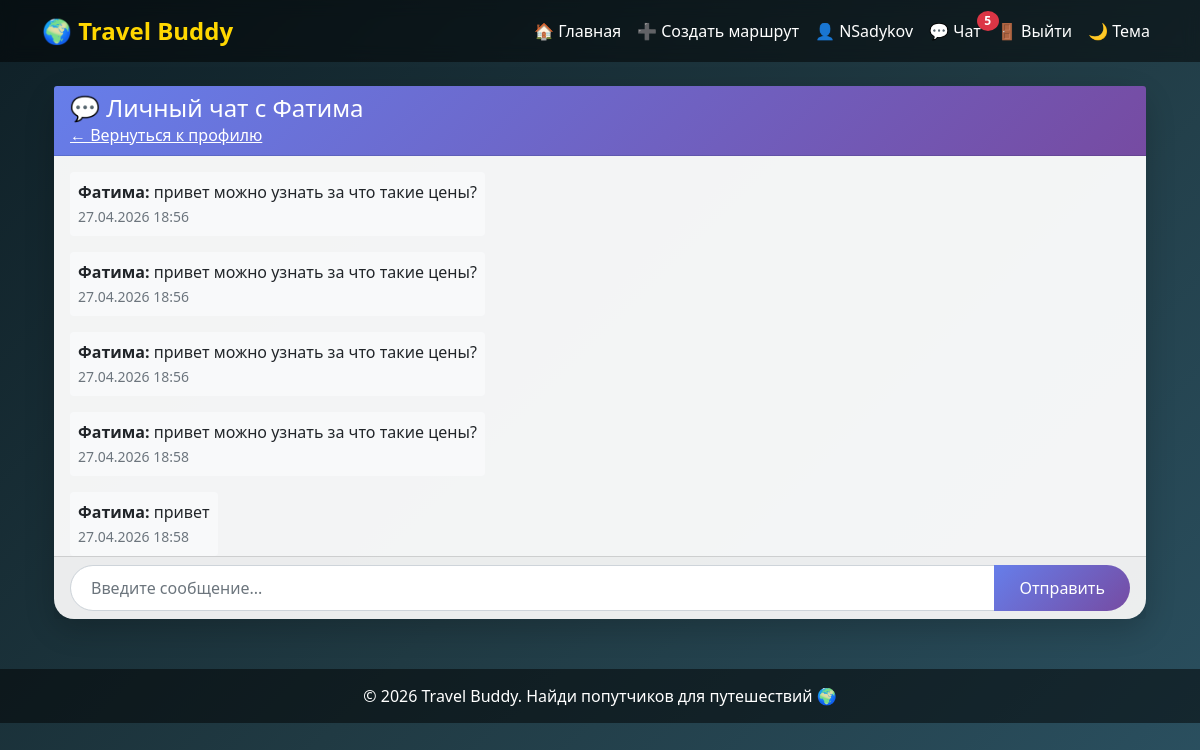
/chat/private/1/ (signed in), run on the app's committed database.
### users/models.py (models this page shows, shortened)
class User(AbstractUser):
    avatar = models.ImageField(upload_to='avatars/', blank=True, null=True)
    bio = models.TextField(blank=True)
    interests = models.TextField(blank=True)
    rating = models.DecimalField(max_digits=3, decimal_places=2, default=0.00)
    is_active = models.BooleanField(default=True)
    is_admin = models.BooleanField(default=False)
    class Meta:
        verbose_name = 'Пользователь'
        verbose_name_plural = 'Пользователи'

### chat/models.py (models this page shows)
class PrivateMessage(models.Model):
    sender = models.ForeignKey(User, on_delete=models.CASCADE, related_name='sent_private_messages', verbose_name='Отправитель')
    receiver = models.ForeignKey(User, on_delete=models.CASCADE, related_name='received_private_messages', verbose_name='Получатель')
    text = models.TextField(verbose_name='Текст сообщения')
    is_read = models.BooleanField(default=False, verbose_name='Прочитано')
    created_at = models.DateTimeField(auto_now_add=True, verbose_name='Дата отправки')
    class Meta:
        ordering = ['created_at']
        verbose_name = 'Личное сообщение'
        verbose_name_plural = 'Личные сообщения'
    def __str__(self):
        return f'От {self.sender.username} к {self.receiver.username}: {self.text[:50]}'

### chat/views.py (the view, shortened to what this page needs)
# urls.py: path('private/<int:user_id>/', views.private_chat, name='private_chat'),
@login_required
def private_chat(request, user_id):
    from users.models import User
    receiver = get_object_or_404(User, id=user_id)
    if request.user == receiver:
        messages.warning(request, 'Нельзя написать самому себе')
        return redirect('profile', user_id=user_id)
    messages_list = PrivateMessage.objects.filter(
        (models.Q(sender=request.user, receiver=receiver) |
         models.Q(sender=receiver, receiver=request.user))
    ).order_by('created_at')
    messages_list.filter(receiver=request.user, is_read=False).update(is_read=True)
    return render(request, 'chat/private_chat.html', {
        'receiver': receiver,
        'messages': messages_list
    })

### chat/templates/chat/private_chat.html (shortened to what this page needs)
{% extends 'base.html' %}
{% block content %}
<div class="container mt-4">
    <div class="card">
        <div class="card-header bg-primary text-white">
            <h4 class="mb-0">💬 Личный чат с {{ receiver.username }}</h4>
            <a href="{% url 'profile' receiver.id %}" class="text-white">← Вернуться к профилю</a>
        </div>
        <div class="card-body" style="height: 400px; overflow-y: scroll;">
            {% for msg in messages %}
                <div class="mb-3 {% if msg.sender == user %}text-end{% endif %}">
                    <div class="d-inline-block p-2 rounded {% if msg.sender == user %}bg-primary text-white{% else %}bg-light{% endif %}" style="max-width: 70%;">
                        <strong>{{ msg.sender.username }}:</strong> {{ msg.text }}
                        <br><small class="{% if msg.sender == user %}text-white-50{% else %}text-muted{% endif %}">{{ msg.created_at|date:"d.m.Y H:i" }}</small>
                    </div>
                </div>
            {% empty %}
                <p class="text-center text-muted">Нет сообщений. Напишите первое!</p>
            {% endfor %}
        </div>
        <div class="card-footer">
            <form method="post">
                <div class="input-group">
                    <input type="text" name="text" class="form-control" placeholder="Введите сообщение..." required>
                    <button type="submit" class="btn btn-primary">Отправить</button>
                </div>
            </form>
        </div>
    </div>
</div>
{% endblock %}

### templates/base.html (shortened to what this page needs)
<!DOCTYPE html>
<html lang="ru">
<head>
    <link href="https://cdn.jsdelivr.net/npm/bootstrap@5.1.3/dist/css/bootstrap.min.css" rel="stylesheet">
</head>
<body>
    <nav class="navbar navbar-expand-lg navbar-dark">
        <div class="container">
            <a class="navbar-brand" href="{% url 'home' %}">🌍 Travel Buddy</a>
            <div class="collapse navbar-collapse" id="navbarNav">
                <ul class="navbar-nav ms-auto">
                    <li class="nav-item"><a class="nav-link" href="{% url 'home' %}">🏠 Главная</a></li>
                    {% if user.is_authenticated %}
                        <li class="nav-item"><a class="nav-link" href="{% url 'route_create' %}">➕ Создать маршрут</a></li>
                        <li class="nav-item"><a class="nav-link" href="{% url 'profile' user.id %}">👤 {{ user.username }}</a></li>
                        <li class="nav-item">
                            <a class="nav-link" href="{% url 'chat_list' %}" style="position: relative;">
                                💬 Чат
                                <span id="unreadCount" class="badge bg-danger" style="border-radius: 50%; display: none; position: absolute; top: 0; right: -10px;">0</span>
                            </a>
                        </li>
                        <li class="nav-item">
                            <form action="{% url 'logout' %}" method="post" style="display: inline;">
                                <button type="submit" class="nav-link btn btn-link" style="background: none; border: none; color: white; text-decoration: none; cursor: pointer;">🚪 Выйти</button>
                            </form>
                        </li>
                    {% else %}
                        <li class="nav-item"><a class="nav-link" href="{% url 'login' %}">🔑 Войти</a></li>
                        <li class="nav-item"><a class="nav-link" href="{% url 'register' %}">📝 Регистрация</a></li>
                    {% endif %}
                    <li class="nav-item">
                        <button id="themeToggle" class="btn btn-link nav-link" style="background: none; border: none;">🌙 Тема</button>
                    </li>
                </ul>
            </div>
        </div>
    </nav>
    <div class="container mt-4">
        {% block content %}
        {% endblock %}
    </div>
    <div class="footer">
        <div class="container">
            <p class="mb-0">© 2026 Travel Buddy. Найди попутчиков для путешествий 🌍</p>
        </div>
    </div>

### templates/base.html (style rules this page uses)
* { margin: 0; padding: 0; box-sizing: border-box; }
body { font-family: 'Segoe UI', Tahoma, Geneva, Verdana, sans-serif; min-height: 100vh; background: linear-gradient(135deg, #0f2027 0%, #203a43 50%, #2c5364 100%); position: relative; transition: background 0.3s ease; }
body::before { content: ''; position: fixed; top: 0; left: 0; right: 0; bottom: 0; background-image: url('https://images.unsplash.com/photo-1469474968028-56623f02e42e?w=1920'); background-size: cover; background-position: center; background-attachment: fixed; opacity: 0.3; z-index: 0; }
.navbar, .container, .footer { position: relative; z-index: 1; }
.navbar { background: rgba(0, 0, 0, 0.5) !important; backdrop-filter: blur(8px); }
.navbar-brand { font-weight: bold; color: #ffd700 !important; font-size: 1.5rem; }
.nav-link { color: white !important; transition: 0.3s; }
.card { background: rgba(255, 255, 255, 0.95); border-radius: 20px; border: none; box-shadow: 0 10px 30px rgba(0, 0, 0, 0.2); }
.card-header { background: linear-gradient(135deg, #667eea, #764ba2); border-radius: 20px 20px 0 0; color: white; }
.btn-primary { background: linear-gradient(135deg, #667eea, #764ba2); border: none; border-radius: 50px; padding: 10px 25px; }
.footer { background: rgba(0, 0, 0, 0.5); color: white; text-align: center; padding: 15px; margin-top: 50px; }
.form-control, .form-select { border-radius: 50px; padding: 10px 20px; }

### data on the page
User: username "NSadykov"
User: username "Фатима"
PrivateMessage: sender.username "Фатима", text "привет можно узнать за что такие цены?", created_at "27.04.2026 18:56"
PrivateMessage: sender.username "Фатима", text "привет можно узнать за что такие цены?", created_at "27.04.2026 18:56"
PrivateMessage: sender.username "Фатима", text "привет можно узнать за что такие цены?", created_at "27.04.2026 18:56"
PrivateMessage: sender.username "Фатима", text "привет можно узнать за что такие цены?", created_at "27.04.2026 18:58"
PrivateMessage: sender.username "Фатима", text "привет", created_at "27.04.2026 18:58"
